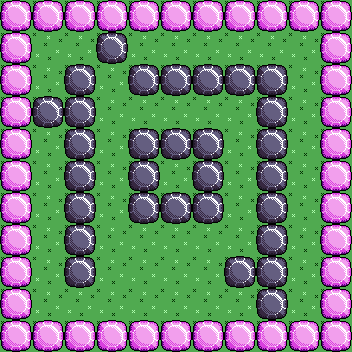

Rendered tile map (Tiled .tmx) drawn with the repository's tilesets; below, a short description and the map source with its tile grids summarised:
An orthogonal 11x11 tile map with 32x32 px tiles, 3 tile layers (base, border, walls).

<map version="1.0" orientation="orthogonal" renderorder="right-down" width="11" height="11" tilewidth="32" tileheight="32">
 <tileset firstgid="1" name="youandme_tilesheet_32" tilewidth="32" tileheight="32">
  <image source="../youandme_tilesheet_32.png" width="96" height="32" />
 </tileset>
 <layer name="base" width="11" height="11">
  <data>[121 cells, 121 non-empty, 1 distinct tile ids]</data>
 </layer>
 <layer name="border" width="11" height="11">
  <data>[121 cells, 40 non-empty, 1 distinct tile ids]</data>
 </layer>
 <layer name="walls" width="11" height="11">
  <data>[121 cells, 30 non-empty, 1 distinct tile ids]</data>
 </layer>
</map>
